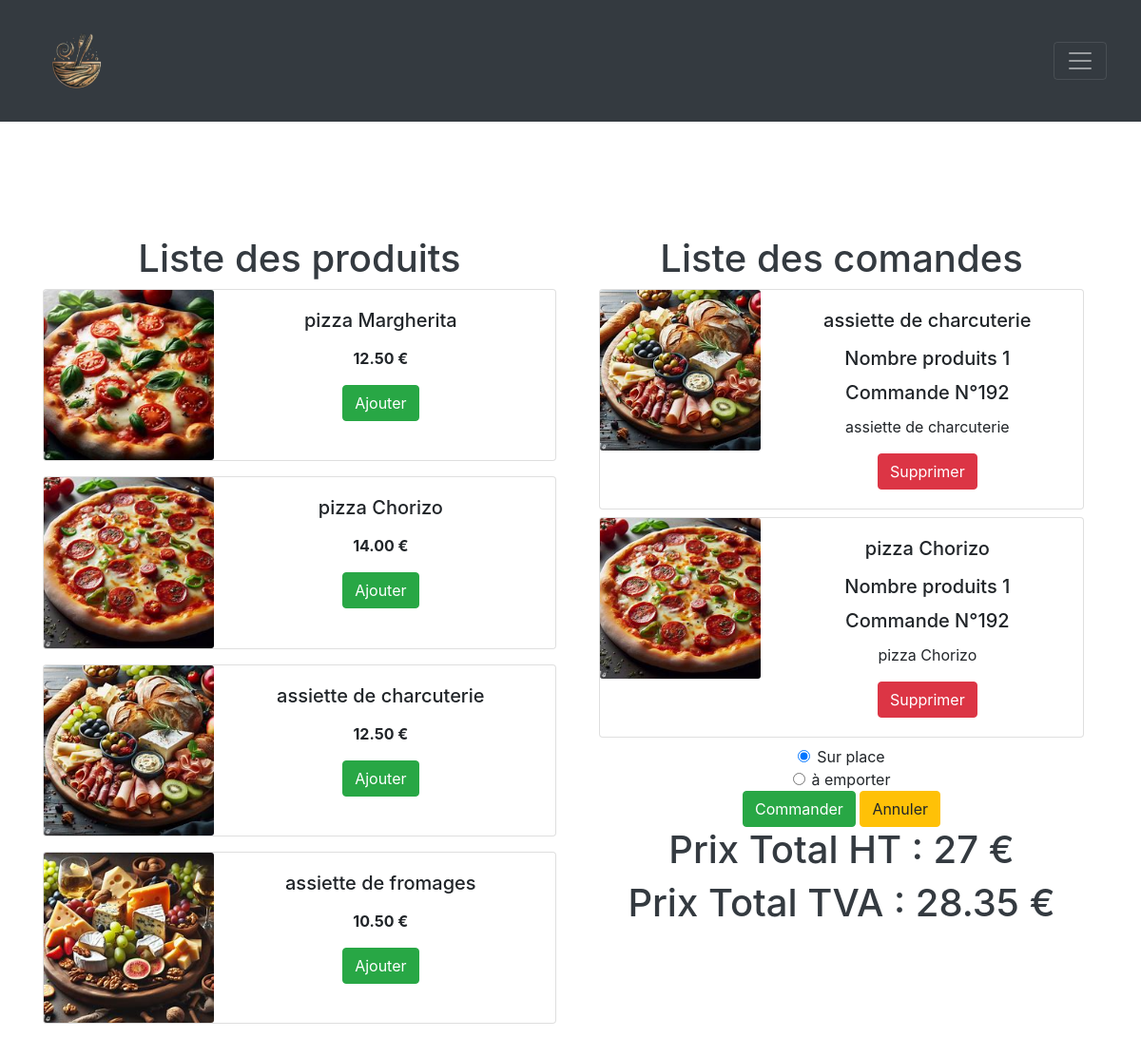
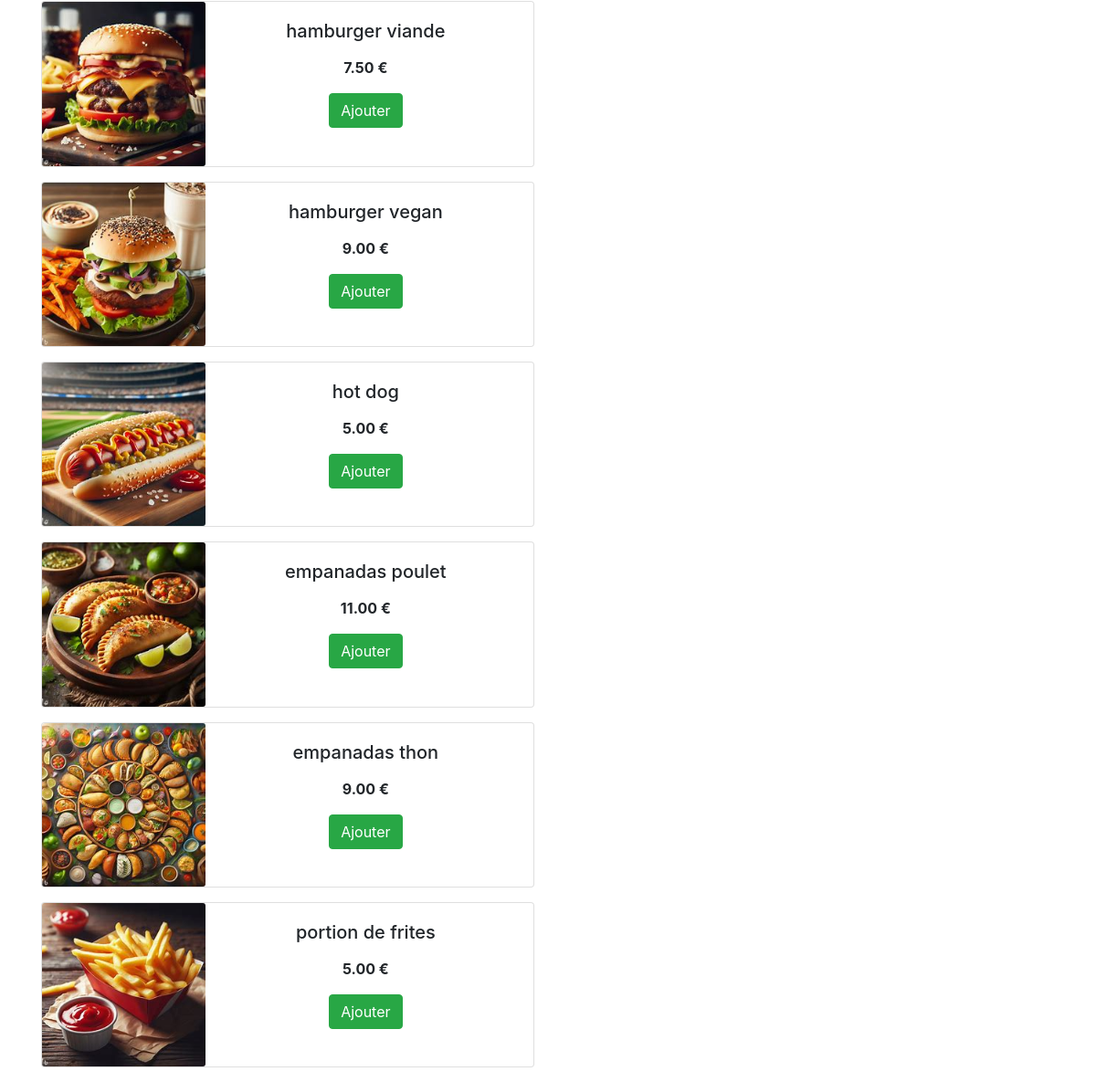
The page /list.php (signed in) on the database its author committed (2 pictures, top to bottom).
### tables this page shows
CREATE TABLE `produit` (
  `id_produit` int(11) NOT NULL,
  `libelle` varchar(255) NOT NULL,
  `prix_ht` decimal(10,2) NOT NULL,
  `descProduit` varchar(250) DEFAULT NULL
);

CREATE TABLE `ligne` (
  `id_ligne` int(11) NOT NULL,
  `id_commande` int(11) NOT NULL,
  `id_produit` int(11) NOT NULL,
  `qte` int(11) NOT NULL DEFAULT 0,
  `total_ligne_ht` decimal(10,2) NOT NULL DEFAULT 0.00
);

### class/database.class.php (called while the page is built, shortened)
<?php
class Database
{
    private PDO $dbh;
    function __construct(PDO $pDO)
    {
        $this->dbh = $pDO;
    }
    public function SelectDb(string $sql, ?array $champs)
    {
        try {
            $sth = $this->dbh->prepare($sql);
            $sth->execute($champs);
            $row = $sth->fetchAll();
            return $row;
        } catch (PDOException $e) {
            die("<p>Erreur lors de la requête SELECT SQL : " . $e->getMessage() . "</p>");
        }
    }
}
?>

### list.php (the view, shortened to what this page needs)
<?php
include_once "class/database.class.php";
$objetConnexion = db_connect();
$db = new Database($objetConnexion);
$user = $_SESSION["user"];
if ($user) {
    $produits = $db->SelectDb("SELECT * FROM produit;", NULL);
    $commandes = $db->SelectDb("SELECT * FROM commande, user WHERE user.id_user = commande.id_user AND commande.id_user=:idUser;", [":idUser" => $user['id_user']]);
    if (!empty($commandes[0]["id_commande"])) {
        $lignes = $db->SelectDb("SELECT id_ligne,id_commande,id_produit,qte,total_ligne_ht FROM `ligne`, user WHERE user.id_user = :id_user AND ligne.id_commande = :id_commande", [":id_user" => $user['id_user'], ":id_commande" => $commandes[0]["id_commande"]]);
    }
}
?>
<!doctype html>
<html lang="fr">
<head>
    <?php
    include('header.php');
    ?>
    <div class="container">
        <div class="row">
            <div class="col align-self-start">
                <div class="text-dark">
                    <h1>Liste des produits</h1>
                </div>
                <?php
                foreach ($produits as $row) {
                    echo
                        '
                    <form method="POST">
                    <div class="card mb-3" style="max-width: 640px;">
                    <div class="row no-gutters">
                        <div class="col-md-4">
                            <img src="images/' . $row['libelle'] . '.jpg" class="card-img" alt="pizza">
                        </div>
                        <div class="col-md-8">
                            <div class="card-body" style="width: 350px;">
                                <h5 class="card-title">' . $row['libelle'] . '</h5>
                                <p class="card-text">' . $row['descProduit'] . '</p>
                                <p class="font-weight-bold">' . $row['prix_ht'] . ' €</p>
                                <input type="hidden"  name="productID" value="' . $row['id_produit'] . '">
                                <input type="submit" value="Ajouter" name="ajouter" class="btn btn-success"/>
                            </div>
                        </div>
                    </div>
                  </div>
                </form>';
                }
                ?>
            </div>
            <div class="col align-self-start">
                <div class="text-dark">
                    <h1> Liste des comandes</h1>
                </div>
                <div class="box">
                    <div class="col align-self-start">
                        <?php
                        $show = false;
                        $liste_ids[] = array();
                        $previousID = null;
                        $array_id_produits = array();
                        if (!empty($lignes)) {
                            foreach ($lignes as $row) {
                                $the_product = $db->SelectDb("SELECT * FROM produit WHERE id_produit=:id_produit", [':id_produit' => $row['id_produit']]);
                                $array_id_produits[] = $the_product[0]['libelle'];
                            }
                            $array_id_produits = array_replace($array_id_produits, array_fill_keys(array_keys($array_id_produits, null), ''));
                            $array_id_produits = array_count_values($array_id_produits);
                            foreach ($lignes as $row) {
                                $liste_ids[] = $row['id_produit'];
                                if(!empty($liste_ids)) {
                                if(!in_array($row['id_produit'], $_SESSION["liste_ids"])) {
                                    $show = true;
                                } elseif($row['id_produit'] == $previousID) {
                                    $show = false;
                                }
                            }
                                $the_product = $db->SelectDb("SELECT * FROM produit WHERE id_produit=:id_produit", [':id_produit' => $row['id_produit']]);
                                $typeconso = $db->SelectDb(
                                    "SELECT type_conso FROM `commande`, user WHERE commande.id_commande = :id_commande AND user.id_user = :id_user;",
                                    [":id_commande" => $row["id_commande"], ":id_user" => $user["id_user"]]
                                );
                             if($show) {
                                    echo '
                                <form method="POST">
                                <div class="card mb-2" style="max-width: 640px;">
                                <div class="row no-gutters">
                                    <div class="col-md-4">
                                        <img src="images/' . $the_product[0]['libelle'] . '.jpg" class="card-img" alt="pizza">
                                    </div>
                                    <div class="col-md-8">
                                    <div class="card-body" style="width: 350px;">
                                    <h5 class="card-title"> ' . $the_product[0]['libelle'] . '</h5>
                                    <p class="font-weight-bold"> </p>
                                    <h5 class="card-title"> Nombre produits ' . $array_id_produits[$the_product[0]['libelle']] . '</h5>
                                    <h5 class="card-title"> Commande N°' . $row['id_commande'] . '</h5>
                                     <p class="card-text">' . $the_product[0]['libelle'] . '</p>
                                                <input type="hidden"  name="deleteID" value="' . $row['id_ligne'] . '">
                                            <input type="submit" value="Supprimer" name="supprimer" class="btn btn-danger"/>
                                        </div>
                                    </div>
                                </div>
                            </div>
                            </form>
                            ';
                             }
                            $previousID = $row['id_produit'];
                            }
                        }
                        ?>
                    </div>
                </div>
                <form method="POST">
                    <div class="form-check">
                        <input class="form-check-input" type="radio" value="0" name="typeconsommation" id="typeconsommation" checked>
                        <label class="form-check-label" for="flexRadioDefault1">
                            Sur place
                        </label>
                    </div>
                    <div class="form-check">
                        <input class="form-check-input" type="radio" value="1" name="typeconsommation" id="typeconsommation">
                        <label class="form-check-label" for="flexRadioDefault2" >
                            à emporter
                        </label>
                    </div>
                    <input type="submit" name="commander" class="btn btn-success" value="Commander">
                    <input type="submit" name="annuler" class="btn btn-warning" value="Annuler">
                </form>
                <div class="text-dark">
                    <h1>Prix Total HT :
                        <?php echo $_SESSION["total_commande"]; ?> €
                    </h1>
                    <h1>Prix Total TVA :
                        <?php $_SESSION['totalTVA'] = $_SESSION["total_commande"] + $_SESSION["total_commande"] * 0.05;
                        echo $_SESSION['totalTVA'] . PHP_EOL;
                        ?> €
                    </h1>
                </div>
            </div>
        </div>
    </div>
    </body>
</html>

### header.php (shortened to what this page needs)
    <link rel="stylesheet" href="css/main.css">
    <link rel="stylesheet" href="https://cdn.jsdelivr.net/npm/bootstrap@4.0.0/dist/css/bootstrap.min.css">
</head>
<body style="background-color: white;">
    <nav class="navbar navbar-dark bg-dark">
        <div class="container-fluid">
            <a class="navbar-brand" href="#">
                <img width='30%' height='30%' src="img/logoRestoNoBg.png">
            </a>
            <button class="navbar-toggler" style="margin-right:5px !important;" type="button" data-bs-toggle="collapse" data-bs-target="#navbarSupportedContent">
                <span class="navbar-toggler-icon">
                </span>
            </button>
        </div>
    </nav>
    <section class="space"></section>

### css/main.css (style rules this page uses)
body { font-family: Lucida Console; padding:auto; margin:auto; background-color: white; box-sizing: border-box; }
h1, h2, h3, h4, h5, h6, p, form { text-align:center; }
.space { padding-top: 15vh; }

### rows shown on the page
produit: libelle (picture), libelle "pizza Margherita", prix_ht "12.50"
produit: libelle (picture), libelle "pizza Chorizo", prix_ht "14.00"
produit: libelle (picture), libelle "assiette de charcuterie", prix_ht "12.50"
produit: libelle (picture), libelle "assiette de fromages", prix_ht "10.50"
produit: libelle (picture), libelle "hamburger viande", prix_ht "7.50"
produit: libelle (picture), libelle "hamburger vegan", prix_ht "9.00"
produit: libelle (picture), libelle "hot dog", prix_ht "5.00"
produit: libelle (picture), libelle "empanadas poulet", prix_ht "11.00"
produit: libelle (picture), libelle "empanadas thon", prix_ht "9.00"
produit: libelle (picture), libelle "portion de frites", prix_ht "5.00"
ligne: id_produit.libelle (picture), id_produit.libelle "assiette de charcuterie", id_produit.libelle "1", id_commande "192"
ligne: id_produit.libelle (picture), id_produit.libelle "pizza Chorizo", id_produit.libelle "1", id_commande "192"

### other values the page prints
$_SESSION["total_commande"] "27"
$_SESSION['totalTVA'] "28.35"
